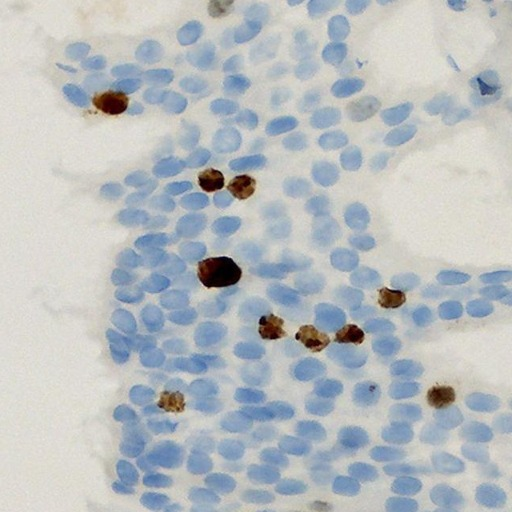
#> input picture app/desktop/assets/sample_field.jpg, 512 x 512 px; its folder holds only this picture in this run
$ python -i microscope.py   (imports and definitions only)   (older library calls are emulated)
#> lines starting #> are read from the running program, lines starting #| are printed output that depends on the picture
"""Feature 0 building blocks, Qt-free so they can be tested headless.

FlatField      : "capture blank" reference; every live frame is divided by it (removes vignetting,
                 uneven illumination and the colour cast of the lamp; the blank becomes white).
QualityGate    : motion (frame difference) + focus (Laplacian variance) -> READY when the stage is
                 still and the frame is sharp. A *dwell* is the first READY frame after movement.
MicroscopeProfile : per microscope, µm/px of every objective from the stage-micrometer calibration
                 (stored with the camera width it was measured at, so it follows resolution changes),
                 the field of view, and the flat-field blank of each objective.
"""
from __future__ import annotations

import json
import math
import re
import time
from dataclasses import asdict, dataclass, field
from pathlib import Path

import cv2
import numpy as np

DEFAULT_OBJECTIVES = ["4x", "10x", "20x", "40x"]
WHITE = 245.0                       # the blank is mapped to this grey level (not 255: keeps highlights)


# ---------------------------------------------------------------------------------------------- flat field
class FlatField:
    def __init__(self):
        self.gain: np.ndarray | None = None      # float32 (H, W, 3)
        self.shape: tuple | None = None

    @property
    def active(self):
        return self.gain is not None

    # [9 lines left out: function set_blank, not called in this run]

    def clear(self):
        self.gain, self.shape = None, None

    # [5 lines left out: function apply, not called in this run]


# ---------------------------------------------------------------------------------------------- gate
@dataclass
class GateState:
    motion: float = 0.0       # mean abs grey difference to the previous frame (0-255)
    focus: float = 0.0        # Laplacian variance on the downscaled grey frame
    peak: float = 0.0         # recent best focus (decays), so "sharp" is relative to this slide/objective
    still: bool = False
    sharp: bool = False
    ready: bool = False
    dwell: bool = False       # True exactly once per still period (the frame to analyse / save)


class QualityGate:
    def __init__(self, motion_thresh: float = 1.6, still_frames: int = 4, focus_rel: float = 0.7,
                 min_focus: float = 15.0, width: int = 320):
        self.motion_thresh, self.still_frames = motion_thresh, still_frames
        self.focus_rel, self.min_focus, self.width = focus_rel, min_focus, width
        self._prev = None
        self._still_count = 0
        self._peak = 0.0
        self._dwelled = False

    def reset(self):
        self._prev, self._still_count, self._peak, self._dwelled = None, 0, 0.0, False

    def update(self, rgb: np.ndarray) -> GateState:
        h, w = rgb.shape[:2]
#> h = 512; w = 512
        s = self.width / w
#> s = 0.625
        g = cv2.cvtColor(cv2.resize(rgb, (self.width, max(1, round(h * s))), interpolation=cv2.INTER_AREA),
                         cv2.COLOR_RGB2GRAY).astype(np.float32)
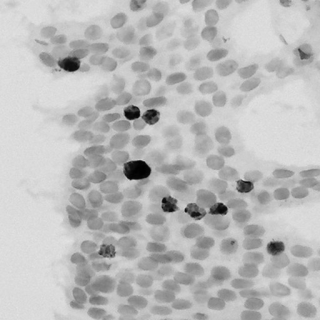
#> g: shape (320, 320) float32; min 0, max 227, mean 187.3
        g = cv2.GaussianBlur(g, (3, 3), 0)
        motion = float(np.abs(g - self._prev).mean()) if self._prev is not None and self._prev.shape == g.shape else 99.0
#> motion = 99
        self._prev = g
        focus = float(cv2.Laplacian(g, cv2.CV_32F).var())
#> focus = 29.66
        moving = motion > self.motion_thresh
#> moving = True
        if moving:
            self._still_count = 0
            self._dwelled = False
            self._peak = max(focus, self._peak * 0.9)      # new field: forget the old peak quickly
#> self._peak = 29.66
        else:
            self._still_count += 1
            self._peak = max(focus, self._peak * 0.995)
        still = self._still_count >= self.still_frames
        sharp = focus >= self.min_focus and focus >= self.focus_rel * self._peak
#> sharp = True
        ready = still and sharp
#> ready = False
        dwell = ready and not self._dwelled
#> dwell = False
        if dwell:
            self._dwelled = True
        return GateState(motion, focus, self._peak, still, sharp, ready, dwell)


# ---------------------------------------------------------------------------------------------- calibration
# [8 lines left out: function um_per_px_from_ticks, not called in this run]


@dataclass
class Objective:
    name: str
    um_per_px: float | None = None      # at ref_width
    ref_width: int | None = None        # camera frame width (px) the calibration was measured at
    method: str = ""                    # "stage micrometer" or "entered manually"
    calibrated_at: str = ""
    blank_file: str = ""                # flat-field blank (PNG, next to the profile)

    @property
    def calibrated(self):
        return bool(self.um_per_px and self.ref_width)


# [91 lines that did not run here, left out]

>>> import cv2
>>> picture = cv2.cvtColor(cv2.imread('assets/sample_field.jpg'), cv2.COLOR_BGR2RGB)
>>> result = QualityGate().update(picture)
